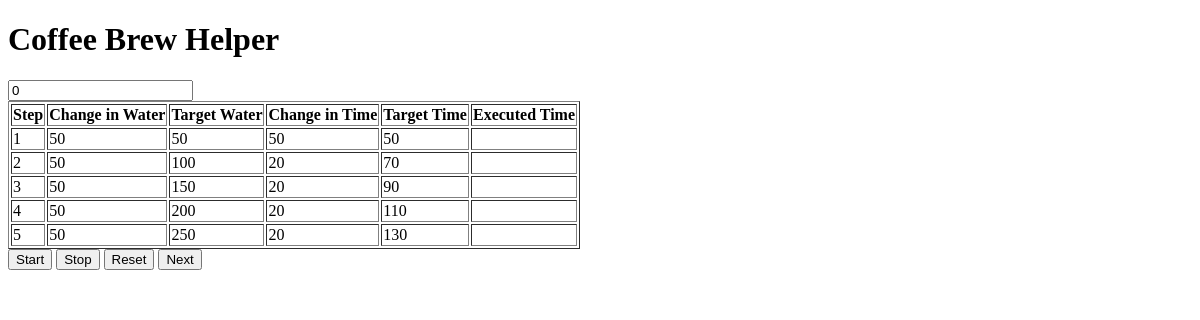
The app's page /, older data.
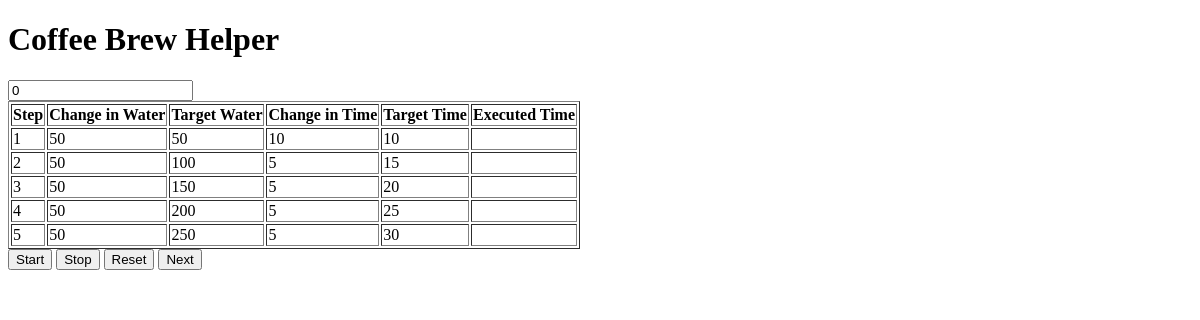
The same page, newer data.
### brewhelper/models.py (models this page shows, shortened)
class brewstep(models.Model):
    step_id = models.PositiveIntegerField()
    change_in_water = models.IntegerField()
    change_in_time = models.IntegerField()
    class Meta:
        ordering = ['step_id']  # Choose a field for default ordering

### brewhelper/views.py (the view)
# urls.py: path('', views.home, name='home')
def home(request):
    steps = brewstep.objects.all()
    target_total_water = 0
    target_total_time = 0
    for step in steps:
        target_total_water += step.change_in_water
        target_total_time += step.change_in_time
        step.target_total_time = target_total_time
        step.target_total_water = target_total_water
    return render(request, 'home.html', {'steps': steps})

### brewhelper/templates/home.html (shortened to what this page needs)
<!DOCTYPE html>
<html lang="en">
<head>
</head>
<body>
    <h1>Coffee Brew Helper</h1>
    <input type="text" id="elapsed-time" readonly value="0">
    <table border="1" id="brewing-steps">
        <thead>
            <tr>
                <th>Step</th>
                <th>Change in Water</th>
                <th>Target Water</th>
                <th>Change in Time</th>
                <th>Target Time</th>
                <th>Executed Time</th>
            </tr>
        </thead>
        <tbody>
            {% for step in steps %}
            <tr>
                <td>{{ step.step_id }}</td>
                <td>{{ step.change_in_water }}</td>
                <td>{{ step.target_total_water }}</td>
                <td>{{ step.change_in_time }}</td>
                <td>{{ step.target_total_time }}</td>
                <td id="executed-time-{{ step.step_id }}"></td>
            </tr>
            {% endfor %}
        </tbody>
    </table>
    <button onclick="startTimer()">Start</button>
    <button onclick="stopTimer()">Stop</button>
    <button onclick="resetTimer()">Reset</button>
    <button onclick="onNextClicked()">Next</button>
</body>
</html>

Row changes from the older to the newer data that the page shows:
changed brewstep (number 1 of 5 on the later page): change_in_time "50" → "10"; target_total_time "50" → "10"
changed brewstep (number 2 of 5 on the later page): change_in_time "20" → "5"; target_total_time "70" → "15"
changed brewstep (number 3 of 5 on the later page): change_in_time "20" → "5"; target_total_time "90" → "20"
changed brewstep (number 4 of 5 on the later page): change_in_time "20" → "5"; target_total_time "110" → "25"
changed brewstep (number 5 of 5 on the later page): change_in_time "20" → "5"; target_total_time "130" → "30"
